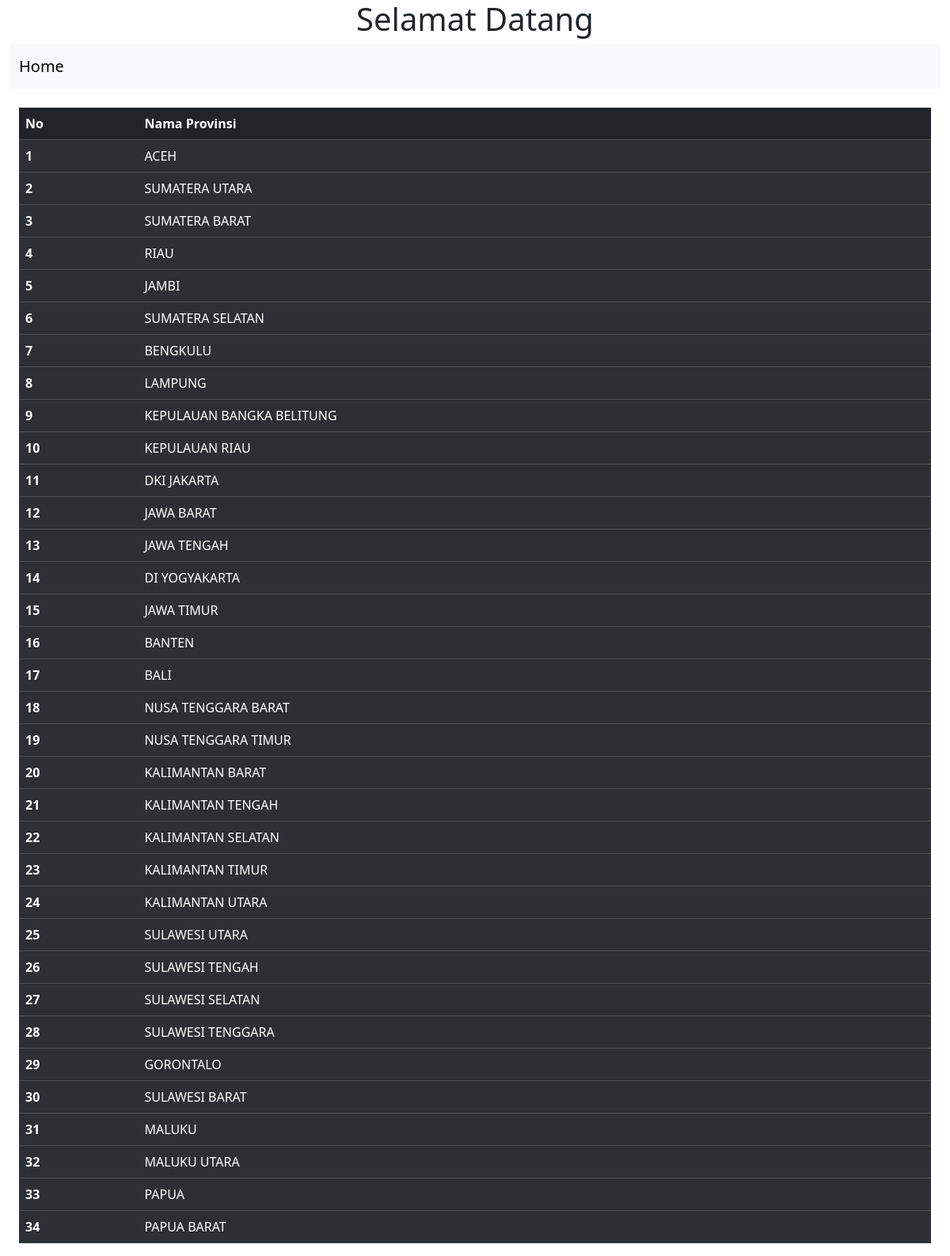
The app's page /manajer/wilayah/wilayah.php with its own data.
### tables this page shows
CREATE TABLE `provinces` (
  `prov_id` int(11) NOT NULL,
  `prov_name` varchar(255) DEFAULT NULL,
  `locationid` int(11) DEFAULT NULL,
  `status` int(11) DEFAULT 1
);

### manajer/wilayah/proses_wilayah.php (called while the page is built)
<?php require "../koneksi.php";
    function query($query){
        global $koneksi;
        $result=mysqli_query($koneksi,$query);
        $rows =[];
            while($row = mysqli_fetch_assoc($result)){
                $rows[] =$row;
           }
           return $rows;
    }

### manajer/wilayah/wilayah.php (the view, shortened to what this page needs)
<?php
require "../koneksi.php";
require "../wilayah/proses_wilayah.php";
$provinsi=query("SELECT*FROM provinces");
?>
<!doctype html>
<html lang="en">
  <head>
    <link href="../asset/css/bootstrap.min.css" rel="stylesheet">
  </head>
  <div class="container-fluid">
  <h1 align="center">Selamat Datang</h1>
    <nav class="navbar navbar-expand-lg navbar-light bg-light">
  <div class="container-fluid">
    <a class="navbar-brand" href="../home.php">Home</a>
</nav>
<div class="container-fluid">
    <br>
<table  class="table table-dark table-striped">
  <thead>
      <?php $i = 1; ?>
    <tr class="table-dark">
      <th scope="col">No</th>
      <th scope="col">Nama Provinsi</th>
    </tr>
  </thead>
  <?php foreach ($provinsi as $s): ?>
  <tbody>
    <tr>
      <th scope="row"><?php echo $i; ?></th>
      <td><?= $s ["prov_name"]; ?></td>
  </tbody>
    <?php $i++; ?>
    <?php endforeach;?>
</table>
</div>

### records on screen
provinces: prov_name "ACEH"
provinces: prov_name "SUMATERA UTARA"
provinces: prov_name "SUMATERA BARAT"
provinces: prov_name "RIAU"
provinces: prov_name "JAMBI"
provinces: prov_name "SUMATERA SELATAN"
provinces: prov_name "BENGKULU"
provinces: prov_name "LAMPUNG"
provinces: prov_name "KEPULAUAN BANGKA BELITUNG"
provinces: prov_name "KEPULAUAN RIAU"
provinces: prov_name "DKI JAKARTA"
provinces: prov_name "JAWA BARAT"
provinces: prov_name "JAWA TENGAH"
provinces: prov_name "DI YOGYAKARTA"
provinces: prov_name "JAWA TIMUR"
provinces: prov_name "BANTEN"
provinces: prov_name "BALI"
provinces: prov_name "NUSA TENGGARA BARAT"
provinces: prov_name "NUSA TENGGARA TIMUR"
provinces: prov_name "KALIMANTAN BARAT"
provinces: prov_name "KALIMANTAN TENGAH"
provinces: prov_name "KALIMANTAN SELATAN"
provinces: prov_name "KALIMANTAN TIMUR"
provinces: prov_name "KALIMANTAN UTARA"
provinces: prov_name "SULAWESI UTARA"
provinces: prov_name "SULAWESI TENGAH"
provinces: prov_name "SULAWESI SELATAN"
provinces: prov_name "SULAWESI TENGGARA"
provinces: prov_name "GORONTALO"
provinces: prov_name "SULAWESI BARAT"
provinces: prov_name "MALUKU"
provinces: prov_name "MALUKU UTARA"
provinces: prov_name "PAPUA"
provinces: prov_name "PAPUA BARAT"
